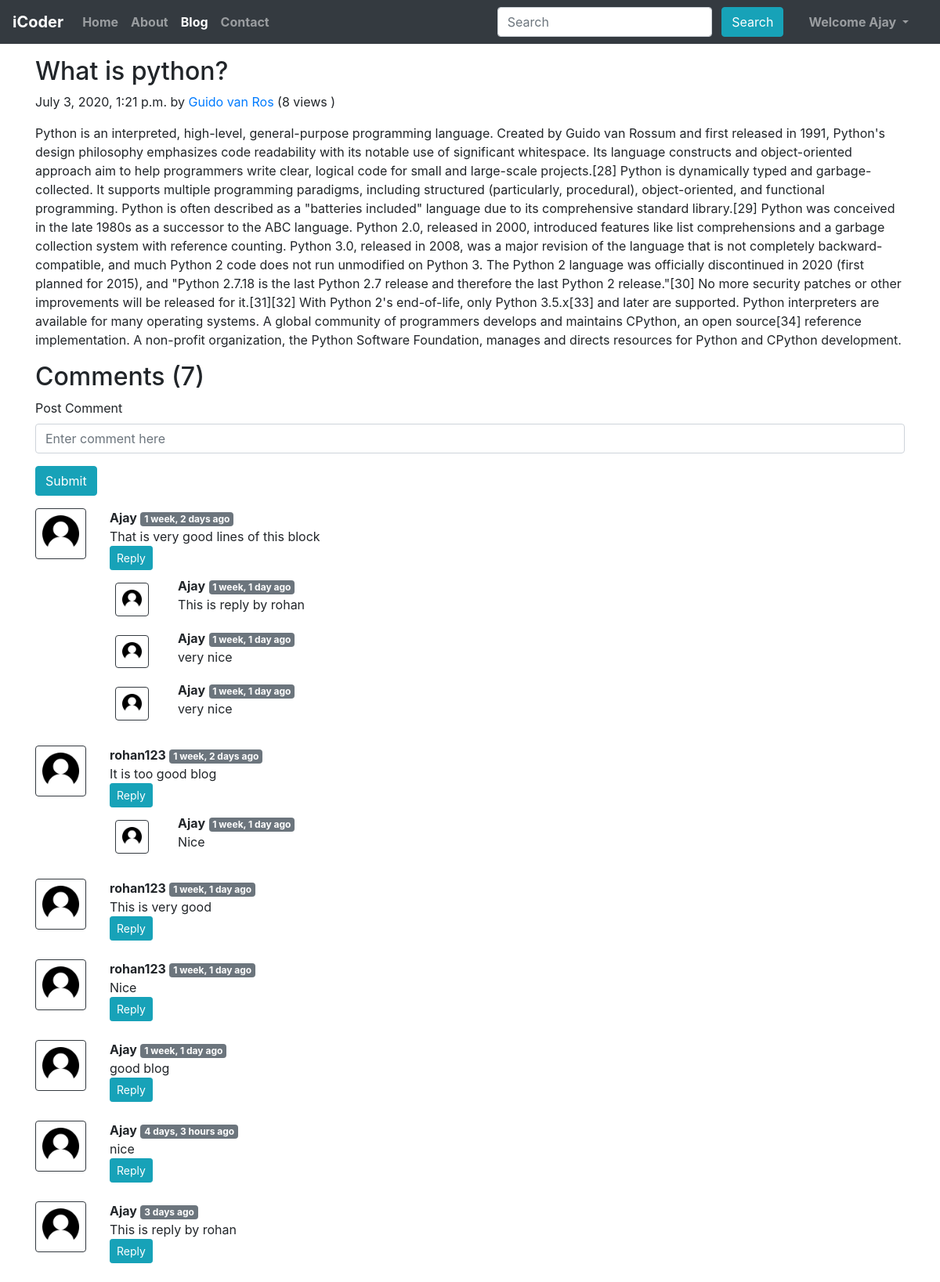
Screenshot of /blog/first-post (signed in) with the database file from the repository.
### blog/models.py (models this page shows, shortened)
class Post(models.Model):
    sno = models.AutoField(primary_key=True)
    title = models.CharField(max_length=225)
    content = models.TextField()
    outhor = models.CharField(max_length=13)
    slug = models.CharField(max_length=130)
    views = models.IntegerField(default=0)
    timeStamp = models.DateTimeField( blank=True)

class BlogComment(models.Model):
    sno = models.AutoField(primary_key = True)
    comment =  models.TextField()
    user = models.ForeignKey(User, on_delete=models.CASCADE)
    post = models.ForeignKey(Post, on_delete=models.CASCADE)
    parent = models.ForeignKey('self', on_delete=models.CASCADE, null=True)
    timestamp = models.DateTimeField(default=now)

### blog/views.py (the view)
# urls.py: path('<str:slug>', views.blogPost, name='blogPost'),
def blogPost(request, slug):
    post = Post.objects.filter(slug=slug).first()
    post.views = post.views + 1
    post.save()
    comments = BlogComment.objects.filter(post=post, parent=None)
    replies = BlogComment.objects.filter(post=post).exclude(parent=None)
    replyDict = {}
    for reply in replies:
        if reply.parent.sno not in replyDict.keys():
            replyDict[reply.parent.sno] = [reply]
        else:
            replyDict[reply.parent.sno].append(reply)
    context = {'post' : post, 'comments':comments, 'user':request.user, 'replyDict':replyDict}
    return render(request, 'blog/blogPost.html', context)

### blog/templatetags/extras.py (called while the page is built)
@register.filter(name="get_val")
def get_val(dict, key):
    return dict.get(key)

### templates/blog/blogPost.html (shortened to what this page needs)
{% extends 'base.html' %}
{% block blogactive %} active {% endblock blogactive %}
{% block body %}
{% load humanize %}
{% load extras %}
<div class="container my-3">
    <h2 class="blog-post-title">{{post.title}}</h2>
    <p class="blog-post-meta">{{post.timeStamp}} by <a href="/about">{{post.outhor}}</a>
       (<span>{{post.views}} views </span>)</p>
    <p>{{post.content|safe}}</p>
  </div>
  <div class="container">
      <h2>Comments ({{comments.count}})</h2>
      <div class="my-2">
        {% if user.is_authenticated %}
        <form action="/blog/postComment" method="post">
            <div class="form-group">
                  <label for="exampleInputEmail1">Post Comment</label>
                  <input type="text" class="form-control" name="comment" placeholder="Enter comment here">
             </div>
            <button type="submit" class="btn btn-info">Submit</button>
        </form>
        {% else %}
        <p>Please login to post a comment</p>
        {% endif %}
</div>
    {% for comment in comments %}
      <div class="row my-3">
          <div class="col-md-1 ">
              <img class="rounded mx-auto d-block w-100 p-2 border border-dark " src="/static/img/user.png" alt="user">
          </div>
          <div class="col-md-11 ">
            <b>{{comment.user.username}}</b> <span class="badge badge-secondary">{{comment.timestamp| naturaltime}}</span>
          <div>{{comment.comment}}</div>
          <div class="reply mx-0">
            {% if user.is_authenticated %}
                <button class="btn btn-sm  btn-info" type="button" data-toggle="collapse" data-target="#replyBox{{comment.sno}}" aria-expanded="false" aria-controls="replyBox{{comment.sno}}">
                  Reply
                </button>
              {% else %}
              <button class="btn btn-sm  btn-info" type="button" data-toggle="collapse" data-target="#replyBox{{comment.sno}}" aria-expanded="false" aria-controls="replyBox{{comment.sno}} disabled">
              Login to  Reply
              </button>
              {% endif %}
              <div class="replies my-2">
                 {% for reply in replyDict|get_val:comment.sno %}
                 <div class="row my-2">
                   <div class="col-md-1">
                      <img class="rounded mx-auto d-block w-75 p-2 my-2 border border-dark " src="/static/img/user.png" alt="user">
                   </div>
                   <div class="col-md-11">
                     <b>{{reply.user.username}}</b> <span class="badge badge-secondary">{{reply.timestamp| naturaltime}}</span>
                    <div>{{reply.comment}}</div>
                  </div>
                  <br>
                 </div>
                  {% endfor %}
              </div>
          </div>
      </div>
    </div>
    {% endfor %}
  </div>
{% endblock body %}

### templates/base.html (shortened to what this page needs)
<!doctype html>
<html lang="en">
  <head>
    <link rel="stylesheet" href="https://stackpath.bootstrapcdn.com/bootstrap/4.4.1/css/bootstrap.min.css">
  </head>
  <body>
    <nav class="navbar navbar-expand-lg  navbar-dark bg-dark">
  <a class="navbar-brand nav-item font-weight-bold" href="/">iCoder</a>
  <div class="collapse navbar-collapse" id="navbarSupportedContent">
    <ul class="navbar-nav mr-auto">
      <li class="nav-item font-weight-bold {% block homeactive %} {% endblock homeactive %}">
        <a class="nav-link" href="/">Home <span class="sr-only">(current)</span></a>
      </li>
      <li class="nav-item font-weight-bold {% block aboutactive %} {% endblock aboutactive %}">
        <a class="nav-link" href="/ajay">About</a>
      </li>
      <li class="nav-item font-weight-bold {% block blogactive %} {% endblock blogactive %}">
        <a class="nav-link" href="/blog">Blog</a>
      </li>
      <li class="nav-item font-weight-bold {% block contactactive %} {% endblock contactactive %}">
        <a class="nav-link" href="/cont">Contact</a>
      </li>
    </ul>
    <div class="ml-auto form-inline">
    <form method="get" action="/search" class=" my-2 my-lg-0 mx-4">
      <input class="form-control mr-sm-2 " type="search" placeholder="Search" aria-label="Search" name="query" id="query">
      <button class="btn btn-info my-2 my-sm-0" type="submit">Search</button>
    </form>
    {%  if user.is_authenticated %}
    <ul class="navbar-nav mr-3">
      <li class="nav-item dropdown">
        <a class="nav-link dropdown-toggle font-weight-bold" href="#" id="navbarDropdown" role="button" data-toggle="dropdown" aria-haspopup="true" aria-expanded="false">
          Welcome {{request.user}}
        </a>
      </li>
    </ul>
    {% endif %}
  </div>
</div>
</nav>
{% block body %}
{% endblock body %}
  </body>
</html>

### rows the page displays
Post: title "What is python?", timeStamp "July 3, 2020, 1:21 p.m.", outhor "Guido van Ros", views "8", content "Python is an interpreted, high-level, general-purpose programming language. Created by Guido van Rossum and first released in 1991, Python's design philosophy emphasizes code readability with its notable use of significant whitespace. Its language constructs and object-oriented approach aim to help programmers write clear, logical code for small and large-scale projects.[28] Python is dynamically typed and garbage-collected. It supports multiple programming paradigms, including structured (particularly, procedural), object-oriented, and functional programming. Python is often described as a \"batteries included\" language due to its comprehensive standard library.[29] Python was conceived in…"
BlogComment: user.username "Ajay", timestamp "1 week, 2 days ago", comment "That is very good lines of this block"
BlogComment: user.username "Ajay", timestamp "1 week, 1 day ago", comment "This is reply by rohan"
BlogComment: user.username "Ajay", timestamp "1 week, 1 day ago", comment "very nice"
BlogComment: user.username "Ajay", timestamp "1 week, 1 day ago", comment "very nice"
BlogComment: user.username "rohan123", timestamp "1 week, 2 days ago", comment "It is too good blog"
BlogComment: user.username "Ajay", timestamp "1 week, 1 day ago", comment "Nice"
BlogComment: user.username "rohan123", timestamp "1 week, 1 day ago", comment "This is very good"
BlogComment: user.username "rohan123", timestamp "1 week, 1 day ago", comment "Nice"
BlogComment: user.username "Ajay", timestamp "1 week, 1 day ago", comment "good blog"
BlogComment: user.username "Ajay", timestamp "4 days, 3 hours ago", comment "nice"
BlogComment: user.username "Ajay", timestamp "3 days ago", comment "This is reply by rohan"

### other values shown
{{ request.user }} "Ajay"
{{ comments.count }} "7"
